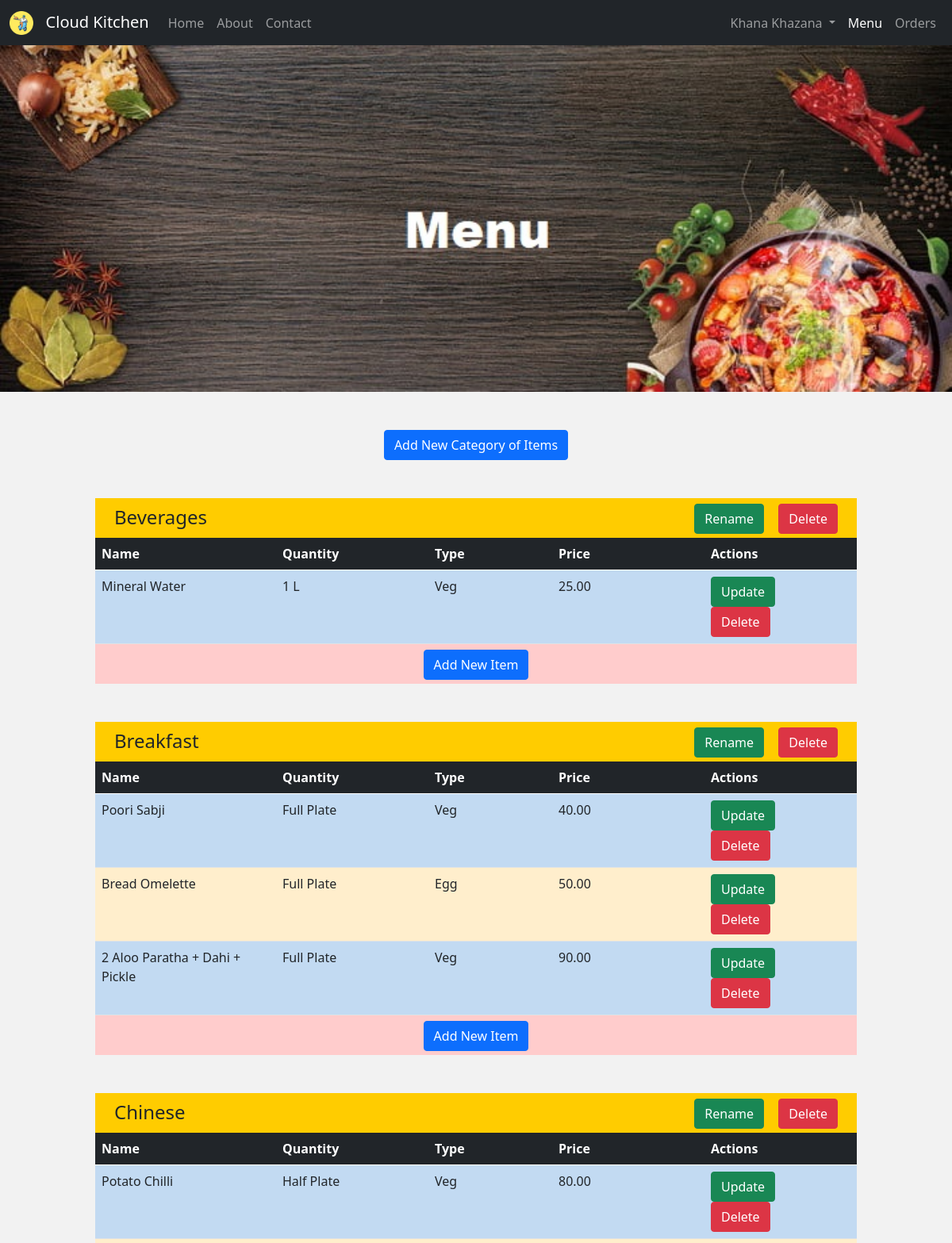
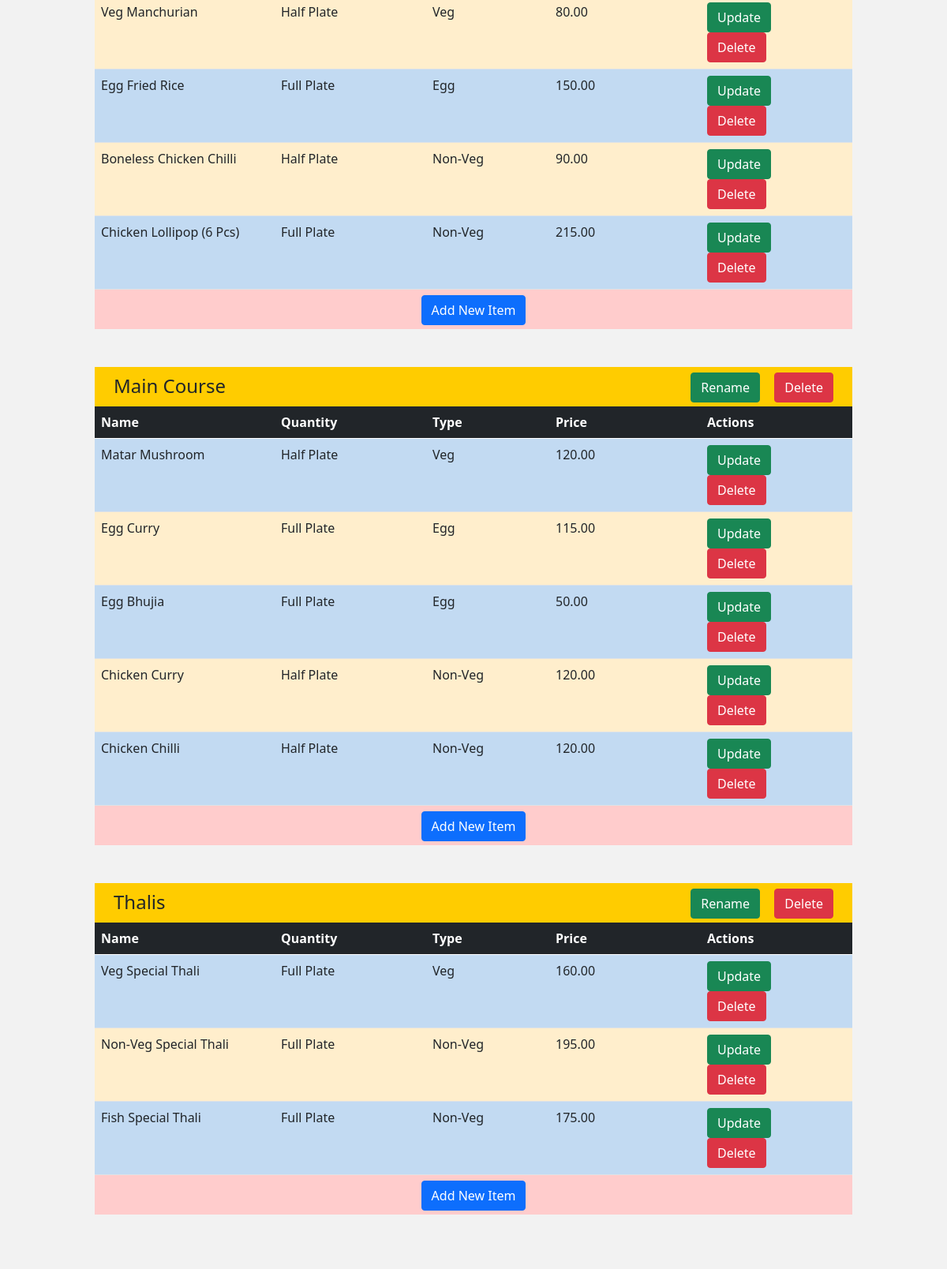
Page /restaurant/menu/ (signed in, upper part) on the committed database (2 pictures, top to bottom).
### Home/models.py (models this page shows)
class Restaurant(models.Model):
    restaurant_id = models.CharField(max_length=6)
    restaurant_name = models.CharField(max_length=100)
    owner_name = models.CharField(max_length=100)
    address = models.CharField(max_length=100)
    city = models.CharField(max_length=20)
    zip = models.IntegerField()
    restaurant_email = models.EmailField(primary_key=True)
    restaurant_contact = models.IntegerField()
    password = models.CharField(max_length=10)
    cost_for_two = models.DecimalField(max_digits=5, decimal_places=2)
    outlets = models.IntegerField()
    cuisine = models.CharField(max_length=100)
    working_days = models.CharField(max_length=100)
    opening_time = models.IntegerField()
    closing_time = models.IntegerField()
    shop_license = models.FileField(upload_to=shop_license_directory_path)
    fssai = models.FileField(upload_to=fssai_directory_path)
    gstin_pan = models.FileField(upload_to=gstin_pan_directory_path)
    menu = models.FileField(upload_to=menu_directory_path)
    facade = models.ImageField(upload_to=facade_directory_path)
    kitchen = models.ImageField(upload_to=kitchen_directory_path)
    dining_packaging = models.ImageField(upload_to=dining_packaging_directory_path)
    locality = models.ImageField(upload_to=locality_directory_path)
    status = models.BooleanField(default=False)

### Restaurant/models.py (models this page shows, shortened)
class Category(models.Model):
    restaurant = models.ForeignKey(Restaurant, on_delete=models.CASCADE)
    category = models.CharField(max_length=50)
    class Meta:
        unique_together = (("restaurant", "category"))

class Item(models.Model):
    category = models.ForeignKey(Category, on_delete=models.CASCADE)
    name = models.CharField(max_length=50)
    quantity = models.CharField(max_length=100)
    item_type = models.CharField(max_length=7)
    price = models.DecimalField(max_digits=5, decimal_places=2)
    count = models.IntegerField(default=0)

### Restaurant/views.py (the view)
# urls.py: path('menu/', views.menu, name="Menu"),
def menu(request):
    if 'email' in request.session and Restaurant.objects.filter(restaurant_email=request.session['email']).exists():
        obj = Restaurant.objects.get(restaurant_email=request.session['email'])
        obj1 = Category.objects.filter(restaurant=obj)
        pair = []
        for i in obj1:
            temp = Item.objects.filter(category=i)
            for j in temp:
                pair.append(j)
        if not obj1.exists():
            obj1 = None
        return render(request, "restaurantMenu.html", {'name': obj.restaurant_name, 'category_object': obj1, 'item_object': pair})
    else:
        messages.error(request, "Please login first.")
        return redirect('/')

### Restaurant/templates/restaurantMenu.html (shortened to what this page needs)
{% extends "restaurantBase.html" %}
{% load static %}
{% block head %}
<link rel="stylesheet" type="text/css" href="{% static 'css/menu.css' %}">
{% endblock %}
{% block menu %} active {% endblock %}
{% block content %}
<img src="{% static 'img/menu.jpg' %}" class="banner">
<link rel="stylesheet" href="https://use.fontawesome.com/releases/v5.0.8/css/all.css">
<br> <br> <br>
<center><a href="/restaurant/addCategory"><button type="button" class="btn btn-primary">Add New Category of Items</button></a></center>
<br> <br>
{% if category_object %}
    {% for i in category_object %}
        <center>
        <div class="caption" align="left">
            <h4>{{ i.category }}</h4>
            <a href="/restaurant/deleteCategory/{{ i.category }}"><button type="button" class="btn btn-danger">Delete</button></a>
            <a href="/restaurant/updateCategory/{{ i.category }}"><button type="button" class="btn btn-success" style="margin-right: 2%;">Rename</button></a>
        </div>
        <table class="table table-striped" style="width: 80%;">
            <thead>
                <tr>
                    <th class="table-dark" scope="col" style="width: 19%;">Name</th>
                    <th class="table-dark" scope="col" style="width: 16%;">Quantity</th>
                    <th class="table-dark" scope="col" style="width: 13%;">Type</th>
                    <th class="table-dark" scope="col" style="width: 16%;">Price</th>
                    <th class="table-dark" scope="col" style="width: 16%;">Actions</th>
                </tr>
            </thead>
            <tbody>
                {% for j in item_object %}
                    {% if i == j.category %}
                        <tr>
                            <td>{{ j.name }}</td>
                            <td>{{ j.quantity }}</td>
                            <td>{{ j.item_type }}</td>
                            <td>{{ j.price }}</td>
                            <td>
                                <a href="/restaurant/updateItem/{{ i.category }}/{{ j.name }}"><button type="button" class="btn btn-success">Update</button></a> &nbsp; &nbsp;
                                <a href="/restaurant/deleteItem/{{ i.category }}/{{ j.name }}"><button type="button" class="btn btn-danger">Delete</button></a>
                            </td>
                        </tr>
                    {% endif %}
                {% endfor %}
            </tbody>
        </table>
        <div class="down" align="center">
            <a href="/restaurant/addItem/{{ i.category }}"><button type="button" class="btn btn-primary">Add New Item</button></a>
        </div>
        </center>
        <br> <br>
    {% endfor %}
{% else %}
    <h1 align="center">No Items Available</h1>
    <br> <br>
{% endif %}
<center>
<br>
{% endblock %}

### Restaurant/templates/restaurantBase.html (shortened to what this page needs)
<!doctype html>
<html lang="en">
  <head>
    {% load static %}
    <link href="https://cdn.jsdelivr.net/npm/bootstrap@5.0.0/dist/css/bootstrap.min.css" rel="stylesheet">
    {% block head %} {% endblock %}
  </head>
  <body>
  <nav class="navbar navbar-expand-lg navbar-dark bg-dark">
    <div class="container-fluid">
      <a class="navbar-brand" href="/restaurant">
        <img src="{% static 'img/Logo.png' %}" alt="" width="30" height="30" class="d-inline-block align-text-top">
        &nbsp; Cloud Kitchen
      </a>
      <div class="collapse navbar-collapse" id="navbarSupportedContent">
        <ul class="navbar-nav me-auto mb-2 mb-lg-0">
          <li class="nav-item">
            <a class="nav-link {% block home %} {% endblock %}" aria-current="page" href="/restaurant">Home</a>
          </li>
          <li class="nav-item">
            <a class="nav-link {% block about %} {% endblock %}" href="/restaurant/about">About</a>
          </li>
          <li class="nav-item">
            <a class="nav-link {% block contact %} {% endblock %}" href="/restaurant/contact">Contact</a>
          </li>
        </ul>
        <ul class="navbar-nav ms-auto mb-2 mb-lg-0">
          <li class="nav-item dropdown">
            <a class="nav-link dropdown-toggle {% block profile %} {% endblock %}" id="navbarDropdown" role="button" data-bs-toggle="dropdown" aria-expanded="false"> {{ name }} </a>
          </li>
          <li class="nav-item">
            <a class="nav-link {% block menu %} {% endblock %}" href="/restaurant/menu">Menu</a>
          </li>
          <li class="nav-item">
            <a class="nav-link {% block orders %} {% endblock %}" href="/restaurant/order">Orders</a>
          </li>
        </ul>
      </div>
    </div>
  </nav>
  {% block content %} {% endblock %}
  </body>
</html>

### Restaurant/static/css/menu.css (style rules this page uses)
.banner { width: 1519px; max-height: 500px; max-width: 100%; }
body { background-color: #f2f2f2; }
.caption { background-color: #ffcc00; width: 80%; height: 50px; padding-left: 2%; padding-right: 2%; padding-top: 7px; }
.caption h4 { display: inline-block; padding-top: 3px; }
.caption .btn-danger, .caption .btn-success { float: right; }
.table { margin-bottom: 0px; }
.table-striped>tbody>tr:nth-child(odd)>td { background-color: #cce6ff; }
.table-striped>tbody>tr:nth-child(even)>td { background-color: #ffeecc; }
.down { background-color: #ffcccc; width: 80%; height: 50px; padding-left: 2%; padding-right: 2%; padding-top: 7px; }

### rows in the picture
Restaurant: restaurant_name "Khana Khazana"
Category: category "Beverages"
Item: name "Mineral Water", quantity "1 L", item_type "Veg", price "25.00"
Category: category "Breakfast"
Item: name "Poori Sabji", quantity "Full Plate", item_type "Veg", price "40.00"
Item: name "Bread Omelette", quantity "Full Plate", item_type "Egg", price "50.00"
Item: name "2 Aloo Paratha + Dahi + Pickle", quantity "Full Plate", item_type "Veg", price "90.00"
Category: category "Chinese"
Item: name "Potato Chilli", quantity "Half Plate", item_type "Veg", price "80.00"
Item: name "Veg Manchurian", quantity "Half Plate", item_type "Veg", price "80.00"
Item: name "Egg Fried Rice", quantity "Full Plate", item_type "Egg", price "150.00"
Item: name "Boneless Chicken Chilli", quantity "Half Plate", item_type "Non-Veg", price "90.00"
Item: name "Chicken Lollipop (6 Pcs)", quantity "Full Plate", item_type "Non-Veg", price "215.00"
Category: category "Main Course"
Item: name "Matar Mushroom", quantity "Half Plate", item_type "Veg", price "120.00"
Item: name "Egg Curry", quantity "Full Plate", item_type "Egg", price "115.00"
Item: name "Egg Bhujia", quantity "Full Plate", item_type "Egg", price "50.00"
Item: name "Chicken Curry", quantity "Half Plate", item_type "Non-Veg", price "120.00"
Item: name "Chicken Chilli", quantity "Half Plate", item_type "Non-Veg", price "120.00"
Category: category "Thalis"
Item: name "Veg Special Thali", quantity "Full Plate", item_type "Veg", price "160.00"
Item: name "Non-Veg Special Thali", quantity "Full Plate", item_type "Non-Veg", price "195.00"
Item: name "Fish Special Thali", quantity "Full Plate", item_type "Non-Veg", price "175.00"
